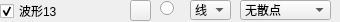
                   <widget class="QWidget" name="widget_13" native="true">
                    <property name="minimumSize">
                     <size>
                      <width>0</width>
                      <height>22</height>
                     </size>
                    </property>
                    <property name="maximumSize">
                     <size>
                      <width>16777215</width>
                      <height>22</height>
                     </size>
                    </property>
                    <widget class="QRadioButton" name="rdoBoldCurve13">
                     <property name="geometry">
                      <rect>
                       <x>160</x>
                       <y>0</y>
                       <width>16</width>
                       <height>16</height>
                      </rect>
                     </property>
                     <property name="text">
                      <string/>
                     </property>
                     <property name="checked">
                      <bool>false</bool>
                     </property>
                    </widget>
                    <widget class="QCheckBox" name="chkVisibleCurve13">
                     <property name="geometry">
                      <rect>
                       <x>0</x>
                       <y>3</y>
                       <width>125</width>
                       <height>16</height>
                      </rect>
                     </property>
                     <property name="text">
                      <string>波形13</string>
                     </property>
                     <property name="checked">
                      <bool>true</bool>
                     </property>
                    </widget>
                    <widget class="QPushButton" name="btnColourCurve13">
                     <property name="geometry">
                      <rect>
                       <x>130</x>
                       <y>0</y>
                       <width>21</width>
                       <height>21</height>
                      </rect>
                     </property>
                     <property name="text">
                      <string/>
                     </property>
                    </widget>
                    <widget class="QComboBox" name="cmbLineStyle13">
                     <property name="geometry">
                      <rect>
                       <x>190</x>
                       <y>0</y>
                       <width>41</width>
                       <height>20</height>
                      </rect>
                     </property>
                     <property name="currentIndex">
                      <number>1</number>
                     </property>
                     <item>
                      <property name="text">
                       <string>点</string>
                      </property>
                     </item>
                     <item>
                      <property name="text">
                       <string>线</string>
                      </property>
                     </item>
                     <item>
                      <property name="text">
                       <string>左</string>
                      </property>
                     </item>
                     <item>
                      <property name="text">
                       <string>右</string>
                      </property>
                     </item>
                     <item>
                      <property name="text">
                       <string>中</string>
                      </property>
                     </item>
                     <item>
                      <property name="text">
                       <string>积</string>
                      </property>
                     </item>
                    </widget>
                    <widget class="QComboBox" name="cmbScatterStyle13">
                     <property name="geometry">
                      <rect>
                       <x>240</x>
                       <y>0</y>
                       <width>91</width>
                       <height>20</height>
                      </rect>
                     </property>
                     <property name="focusPolicy">
                      <enum>Qt::WheelFocus</enum>
                     </property>
                     <property name="maxVisibleItems">
                      <number>20</number>
                     </property>
                     <item>
                      <property name="text">
                       <string>无散点</string>
                      </property>
                      <property name="icon">
                       <iconset resource="res.qrc">
                        <normaloff>:/pic/ssNone.png</normaloff>:/pic/ssNone.png</iconset>
                      </property>
                     </item>
                     <item>
                      <property name="text">
                       <string>x形</string>
                      </property>
                      <property name="icon">
                       <iconset resource="res.qrc">
                        <normaloff>:/pic/ssCross.png</normaloff>:/pic/ssCross.png</iconset>
                      </property>
                     </item>
                     <item>
                      <property name="text">
                       <string>+形</string>
                      </property>
                      <property name="icon">
                       <iconset resource="res.qrc">
                        <normaloff>:/pic/ssPlus.png</normaloff>:/pic/ssPlus.png</iconset>
                      </property>
                     </item>
                     <item>
                      <property name="text">
                       <string>空心圆</string>
                      </property>
                      <property name="icon">
                       <iconset resource="res.qrc">
                        <normaloff>:/pic/ssCircle.png</normaloff>:/pic/ssCircle.png</iconset>
                      </property>
                     </item>
                     <item>
                      <property name="text">
                       <string>实心圆</string>
                      </property>
                      <property name="icon">
                       <iconset resource="res.qrc">
                        <normaloff>:/pic/ssDisc.png</normaloff>:/pic/ssDisc.png</iconset>
                      </property>
                     </item>
                     <item>
                      <property name="text">
                       <string>矩形</string>
                      </property>
                      <property name="icon">
                       <iconset resource="res.qrc">
                        <normaloff>:/pic/ssSquare.png</normaloff>:/pic/ssSquare.png</iconset>
                      </property>
                     </item>
                     <item>
                      <property name="text">
                       <string>菱形</string>
                      </property>
                      <property name="icon">
                       <iconset resource="res.qrc">
                        <normaloff>:/pic/ssDiamond.png</normaloff>:/pic/ssDiamond.png</iconset>
                      </property>
                     </item>
                     <item>
                      <property name="text">
                       <string>星形</string>
                      </property>
                      <property name="icon">
                       <iconset resource="res.qrc">
                        <normaloff>:/pic/ssStar.png</normaloff>:/pic/ssStar.png</iconset>
                      </property>
                     </item>
                     <item>
                      <property name="text">
                       <string>正三角</string>
                      </property>
                      <property name="icon">
                       <iconset resource="res.qrc">
                        <normaloff>:/pic/ssTriangle.png</normaloff>:/pic/ssTriangle.png</iconset>
                      </property>
                     </item>
                     <item>
                      <property name="text">
                       <string>倒三角</string>
                      </property>
                      <property name="icon">
                       <iconset resource="res.qrc">
                        <normaloff>:/pic/ssTriangleInverted.png</normaloff>:/pic/ssTriangleInverted.png</iconset>
                      </property>
                     </item>
                     <item>
                      <property name="text">
                       <string>x框</string>
                      </property>
                      <property name="icon">
                       <iconset resource="res.qrc">
                        <normaloff>:/pic/ssCrossSquare.png</normaloff>:/pic/ssCrossSquare.png</iconset>
                      </property>
                     </item>
                     <item>
                      <property name="text">
                       <string>+框</string>
                      </property>
                      <property name="icon">
                       <iconset resource="res.qrc">
                        <normaloff>:/pic/ssPlusSquare.png</normaloff>:/pic/ssPlusSquare.png</iconset>
                      </property>
                     </item>
                     <item>
                      <property name="text">
                       <string>x圆</string>
                      </property>
                      <property name="icon">
                       <iconset resource="res.qrc">
                        <normaloff>:/pic/ssCrossCircle.png</normaloff>:/pic/ssCrossCircle.png</iconset>
                      </property>
                     </item>
                     <item>
                      <property name="text">
                       <string>+圆</string>
                      </property>
                      <property name="icon">
                       <iconset resource="res.qrc">
                        <normaloff>:/pic/ssPlusCircle.png</normaloff>:/pic/ssPlusCircle.png</iconset>
                      </property>
                     </item>
                     <item>
                      <property name="text">
                       <string>和平</string>
                      </property>
                      <property name="icon">
                       <iconset resource="res.qrc">
                        <normaloff>:/pic/ssPeace.png</normaloff>:/pic/ssPeace.png</iconset>
                      </property>
                     </item>
                    </widget>
                   </widget>
